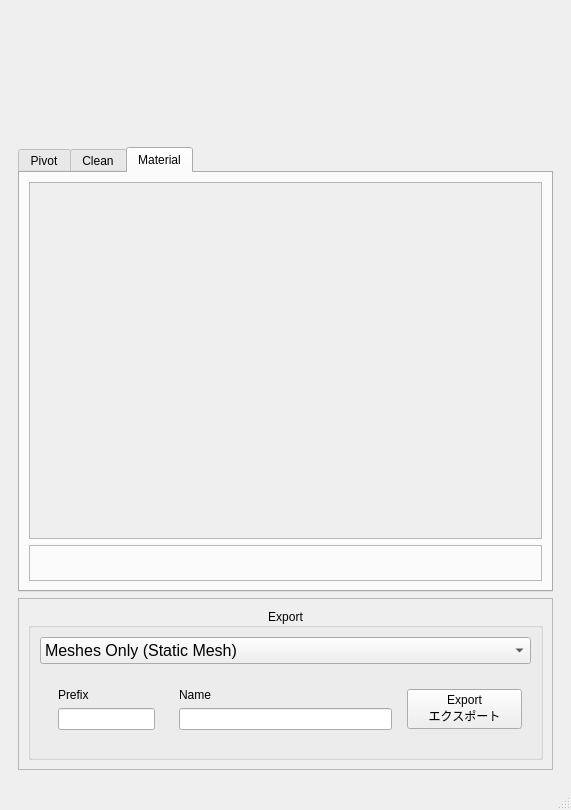
<?xml version="1.0" encoding="UTF-8"?>
<ui version="4.0">
 <class>MainWindow</class>
 <widget class="QMainWindow" name="MainWindow">
  <property name="geometry">
   <rect>
    <x>0</x>
    <y>0</y>
    <width>571</width>
    <height>810</height>
   </rect>
  </property>
  <property name="sizePolicy">
   <sizepolicy hsizetype="MinimumExpanding" vsizetype="MinimumExpanding">
    <horstretch>0</horstretch>
    <verstretch>0</verstretch>
   </sizepolicy>
  </property>
  <property name="windowTitle">
   <string>Maya2UE Exporter</string>
  </property>
  <widget class="QWidget" name="centralwidget">
   <layout class="QVBoxLayout" name="verticalLayout_2">
    <item>
     <widget class="QWidget" name="wdt_main" native="true">
      <property name="sizePolicy">
       <sizepolicy hsizetype="MinimumExpanding" vsizetype="MinimumExpanding">
        <horstretch>0</horstretch>
        <verstretch>0</verstretch>
       </sizepolicy>
      </property>
      <layout class="QVBoxLayout" name="verticalLayout">
       <item>
        <widget class="QWidget" name="widget_2" native="true">
         <property name="sizePolicy">
          <sizepolicy hsizetype="MinimumExpanding" vsizetype="MinimumExpanding">
           <horstretch>0</horstretch>
           <verstretch>0</verstretch>
          </sizepolicy>
         </property>
         <property name="maximumSize">
          <size>
           <width>16777215</width>
           <height>123</height>
          </size>
         </property>
         <layout class="QHBoxLayout" name="horizontalLayout_4">
          <item>
           <spacer name="horizontalSpacer_3">
            <property name="orientation">
             <enum>Qt::Horizontal</enum>
            </property>
            <property name="sizeHint" stdset="0">
             <size>
              <width>0</width>
              <height>20</height>
             </size>
            </property>
           </spacer>
          </item>
          <item>
           <widget class="QLabel" name="lbl_logo">
            <property name="sizePolicy">
             <sizepolicy hsizetype="MinimumExpanding" vsizetype="MinimumExpanding">
              <horstretch>0</horstretch>
              <verstretch>0</verstretch>
             </sizepolicy>
            </property>
            <property name="minimumSize">
             <size>
              <width>201</width>
              <height>105</height>
             </size>
            </property>
            <property name="maximumSize">
             <size>
              <width>201</width>
              <height>105</height>
             </size>
            </property>
            <property name="baseSize">
             <size>
              <width>804</width>
              <height>418</height>
             </size>
            </property>
            <property name="font">
             <font>
              <pointsize>14</pointsize>
             </font>
            </property>
            <property name="text">
             <string/>
            </property>
            <property name="pixmap">
             <pixmap resource="resources/resource.qrc">:/root/img/common/logo.png</pixmap>
            </property>
            <property name="scaledContents">
             <bool>true</bool>
            </property>
            <property name="alignment">
             <set>Qt::AlignJustify|Qt::AlignVCenter</set>
            </property>
           </widget>
          </item>
          <item>
           <spacer name="horizontalSpacer_4">
            <property name="orientation">
             <enum>Qt::Horizontal</enum>
            </property>
            <property name="sizeHint" stdset="0">
             <size>
              <width>0</width>
              <height>20</height>
             </size>
            </property>
           </spacer>
          </item>
         </layout>
        </widget>
       </item>
       <item>
        <widget class="QTabWidget" name="tab_content">
         <property name="font">
          <font>
           <family>MS UI Gothic</family>
           <weight>50</weight>
           <bold>false</bold>
          </font>
         </property>
         <property name="autoFillBackground">
          <bool>false</bool>
         </property>
         <property name="tabPosition">
          <enum>QTabWidget::North</enum>
         </property>
         <property name="tabShape">
          <enum>QTabWidget::Rounded</enum>
         </property>
         <property name="currentIndex">
          <number>2</number>
         </property>
         <widget class="QWidget" name="tab_pivot">
          <attribute name="icon">
           <iconset resource="resources/resource.qrc">
            <normaloff>:/root/img/pivot_relocator/icon_pivot_relocator.png</normaloff>:/root/img/pivot_relocator/icon_pivot_relocator.png</iconset>
          </attribute>
          <attribute name="title">
           <string>Pivot</string>
          </attribute>
          <layout class="QVBoxLayout" name="verticalLayout_7">
           <item>
            <widget class="QWidget" name="wdt_pivotLabel" native="true">
             <property name="maximumSize">
              <size>
               <width>16777215</width>
               <height>46</height>
              </size>
             </property>
             <property name="font">
              <font>
               <pointsize>16</pointsize>
               <weight>75</weight>
               <bold>true</bold>
              </font>
             </property>
             <layout class="QHBoxLayout" name="horizontalLayout_6">
              <item>
               <widget class="QLabel" name="lbl_pivotIcon">
                <property name="minimumSize">
                 <size>
                  <width>28</width>
                  <height>28</height>
                 </size>
                </property>
                <property name="maximumSize">
                 <size>
                  <width>28</width>
                  <height>28</height>
                 </size>
                </property>
                <property name="font">
                 <font>
                  <weight>75</weight>
                  <bold>true</bold>
                 </font>
                </property>
                <property name="text">
                 <string/>
                </property>
                <property name="pixmap">
                 <pixmap resource="resources/resource.qrc">:/root/img/pivot_relocator/icon_pivot_relocator.png</pixmap>
                </property>
                <property name="scaledContents">
                 <bool>true</bool>
                </property>
               </widget>
              </item>
              <item>
               <widget class="QLabel" name="lbl_pivotLabel">
                <property name="font">
                 <font>
                  <pointsize>16</pointsize>
                  <weight>75</weight>
                  <bold>true</bold>
                 </font>
                </property>
                <property name="text">
                 <string>Pivot Relocator</string>
                </property>
               </widget>
              </item>
             </layout>
            </widget>
           </item>
           <item>
            <spacer name="verticalSpacer">
             <property name="orientation">
              <enum>Qt::Vertical</enum>
             </property>
             <property name="sizeType">
              <enum>QSizePolicy::MinimumExpanding</enum>
             </property>
             <property name="sizeHint" stdset="0">
              <size>
               <width>20</width>
               <height>0</height>
              </size>
             </property>
            </spacer>
           </item>
           <item>
            <widget class="QGroupBox" name="wdt_pivotContent">
             <property name="flat">
              <bool>true</bool>
             </property>
             <layout class="QHBoxLayout" name="horizontalLayout_3">
              <item>
               <spacer name="horizontalSpacer">
                <property name="orientation">
                 <enum>Qt::Horizontal</enum>
                </property>
                <property name="sizeHint" stdset="0">
                 <size>
                  <width>0</width>
                  <height>20</height>
                 </size>
                </property>
               </spacer>
              </item>
              <item>
               <widget class="QWidget" name="wdt_pivot" native="true">
                <property name="sizePolicy">
                 <sizepolicy hsizetype="Fixed" vsizetype="Fixed">
                  <horstretch>1</horstretch>
                  <verstretch>1</verstretch>
                 </sizepolicy>
                </property>
                <property name="minimumSize">
                 <size>
                  <width>200</width>
                  <height>200</height>
                 </size>
                </property>
                <widget class="QLabel" name="lbl_pivotBase">
                 <property name="geometry">
                  <rect>
                   <x>13</x>
                   <y>13</y>
                   <width>171</width>
                   <height>171</height>
                  </rect>
                 </property>
                 <property name="text">
                  <string/>
                 </property>
                 <property name="pixmap">
                  <pixmap resource="resources/resource.qrc">:/root/img/pivot_relocator/pivot_base.png</pixmap>
                 </property>
                 <property name="scaledContents">
                  <bool>true</bool>
                 </property>
                </widget>
                <widget class="QPushButton" name="btn_pivotZmin">
                 <property name="geometry">
                  <rect>
                   <x>150</x>
                   <y>40</y>
                   <width>36</width>
                   <height>36</height>
                  </rect>
                 </property>
                 <property name="autoFillBackground">
                  <bool>false</bool>
                 </property>
                 <property name="text">
                  <string/>
                 </property>
                 <property name="icon">
                  <iconset resource="resources/resource.qrc">
                   <normaloff>:/root/img/pivot_relocator/pivot_minZ.png</normaloff>:/root/img/pivot_relocator/pivot_minZ.png</iconset>
                 </property>
                 <property name="iconSize">
                  <size>
                   <width>24</width>
                   <height>24</height>
                  </size>
                 </property>
                 <property name="autoDefault">
                  <bool>false</bool>
                 </property>
                 <property name="default">
                  <bool>false</bool>
                 </property>
                 <property name="flat">
                  <bool>true</bool>
                 </property>
                </widget>
                <widget class="QPushButton" name="btn_pivotZmax">
                 <property name="geometry">
                  <rect>
                   <x>10</x>
                   <y>120</y>
                   <width>36</width>
                   <height>36</height>
                  </rect>
                 </property>
                 <property name="autoFillBackground">
                  <bool>false</bool>
                 </property>
                 <property name="text">
                  <string/>
                 </property>
                 <property name="icon">
                  <iconset resource="resources/resource.qrc">
                   <normaloff>:/root/img/pivot_relocator/pivot_maxZ.png</normaloff>:/root/img/pivot_relocator/pivot_maxZ.png</iconset>
                 </property>
                 <property name="iconSize">
                  <size>
                   <width>24</width>
                   <height>24</height>
                  </size>
                 </property>
                 <property name="autoDefault">
                  <bool>false</bool>
                 </property>
                 <property name="default">
                  <bool>false</bool>
                 </property>
                 <property name="flat">
                  <bool>true</bool>
                 </property>
                </widget>
                <widget class="QPushButton" name="btn_pivotYmax">
                 <property name="geometry">
                  <rect>
                   <x>80</x>
                   <y>0</y>
                   <width>36</width>
                   <height>36</height>
                  </rect>
                 </property>
                 <property name="autoFillBackground">
                  <bool>false</bool>
                 </property>
                 <property name="text">
                  <string/>
                 </property>
                 <property name="icon">
                  <iconset resource="resources/resource.qrc">
                   <normaloff>:/root/img/pivot_relocator/pivot_maxY.png</normaloff>:/root/img/pivot_relocator/pivot_maxY.png</iconset>
                 </property>
                 <property name="iconSize">
                  <size>
                   <width>24</width>
                   <height>24</height>
                  </size>
                 </property>
                 <property name="autoDefault">
                  <bool>false</bool>
                 </property>
                 <property name="default">
                  <bool>false</bool>
                 </property>
                 <property name="flat">
                  <bool>true</bool>
                 </property>
                </widget>
                <widget class="QPushButton" name="btn_pivotXmin">
                 <property name="geometry">
                  <rect>
                   <x>0</x>
                   <y>80</y>
                   <width>36</width>
                   <height>36</height>
                  </rect>
                 </property>
                 <property name="autoFillBackground">
                  <bool>false</bool>
                 </property>
                 <property name="text">
                  <string/>
                 </property>
                 <property name="icon">
                  <iconset resource="resources/resource.qrc">
                   <normaloff>:/root/img/pivot_relocator/pivot_minX.png</normaloff>:/root/img/pivot_relocator/pivot_minX.png</iconset>
                 </property>
                 <property name="iconSize">
                  <size>
                   <width>24</width>
                   <height>24</height>
                  </size>
                 </property>
                 <property name="autoDefault">
                  <bool>false</bool>
                 </property>
                 <property name="default">
                  <bool>false</bool>
                 </property>
                 <property name="flat">
                  <bool>true</bool>
                 </property>
                </widget>
                <widget class="QPushButton" name="btn_pivotYmin">
                 <property name="geometry">
                  <rect>
                   <x>80</x>
                   <y>160</y>
                   <width>36</width>
                   <height>36</height>
                  </rect>
                 </property>
                 <property name="autoFillBackground">
                  <bool>false</bool>
                 </property>
                 <property name="text">
                  <string/>
                 </property>
                 <property name="icon">
                  <iconset resource="resources/resource.qrc">
                   <normaloff>:/root/img/pivot_relocator/pivot_minY.png</normaloff>:/root/img/pivot_relocator/pivot_minY.png</iconset>
                 </property>
                 <property name="iconSize">
                  <size>
                   <width>24</width>
                   <height>24</height>
                  </size>
                 </property>
                 <property name="autoDefault">
                  <bool>false</bool>
                 </property>
                 <property name="default">
                  <bool>false</bool>
                 </property>
                 <property name="flat">
                  <bool>true</bool>
                 </property>
                </widget>
                <widget class="QPushButton" name="btn_pivotXmax">
                 <property name="geometry">
                  <rect>
                   <x>160</x>
                   <y>80</y>
                   <width>36</width>
                   <height>36</height>
                  </rect>
                 </property>
                 <property name="autoFillBackground">
                  <bool>false</bool>
                 </property>
                 <property name="text">
                  <string/>
                 </property>
                 <property name="icon">
                  <iconset resource="resources/resource.qrc">
                   <normaloff>:/root/img/pivot_relocator/pivot_maxX.png</normaloff>:/root/img/pivot_relocator/pivot_maxX.png</iconset>
                 </property>
                 <property name="iconSize">
                  <size>
                   <width>24</width>
                   <height>24</height>
                  </size>
                 </property>
                 <property name="autoDefault">
                  <bool>false</bool>
                 </property>
                 <property name="default">
                  <bool>false</bool>
                 </property>
                 <property name="flat">
                  <bool>true</bool>
                 </property>
                </widget>
                <widget class="QPushButton" name="btn_pivotCenter">
                 <property name="geometry">
                  <rect>
                   <x>70</x>
                   <y>70</y>
                   <width>54</width>
                   <height>54</height>
                  </rect>
                 </property>
                 <property name="autoFillBackground">
                  <bool>false</bool>
                 </property>
                 <property name="text">
                  <string/>
                 </property>
                 <property name="icon">
                  <iconset resource="resources/resource.qrc">
                   <normaloff>:/root/img/pivot_relocator/pivot_zero.png</normaloff>:/root/img/pivot_relocator/pivot_zero.png</iconset>
                 </property>
                 <property name="iconSize">
                  <size>
                   <width>40</width>
                   <height>40</height>
                  </size>
                 </property>
                 <property name="autoDefault">
                  <bool>false</bool>
                 </property>
                 <property name="default">
                  <bool>false</bool>
                 </property>
                 <property name="flat">
                  <bool>true</bool>
                 </property>
                </widget>
               </widget>
              </item>
              <item>
               <spacer name="horizontalSpacer_2">
                <property name="orientation">
                 <enum>Qt::Horizontal</enum>
                </property>
                <property name="sizeHint" stdset="0">
                 <size>
                  <width>0</width>
                  <height>20</height>
                 </size>
                </property>
               </spacer>
              </item>
             </layout>
            </widget>
           </item>
           <item>
            <widget class="QPushButton" name="btn_bakePivot">
             <property name="font">
              <font>
               <pointsize>12</pointsize>
              </font>
             </property>
             <property name="text">
              <string>Bake Current Pivot</string>
             </property>
             <property name="checkable">
              <bool>false</bool>
             </property>
             <property name="flat">
              <bool>false</bool>
             </property>
            </widget>
           </item>
           <item>
            <spacer name="verticalSpacer_3">
             <property name="orientation">
              <enum>Qt::Vertical</enum>
             </property>
             <property name="sizeType">
              <enum>QSizePolicy::MinimumExpanding</enum>
             </property>
             <property name="sizeHint" stdset="0">
              <size>
               <width>20</width>
               <height>0</height>
              </size>
             </property>
            </spacer>
           </item>
          </layout>
         </widget>
         <widget class="QWidget" name="tab_clean">
          <attribute name="icon">
           <iconset resource="resources/resource.qrc">
            <normaloff>:/root/img/cleaner_kit/icon_cleaner_kit.png</normaloff>:/root/img/cleaner_kit/icon_cleaner_kit.png</iconset>
          </attribute>
          <attribute name="title">
           <string>Clean</string>
          </attribute>
          <layout class="QVBoxLayout" name="verticalLayout_3">
           <item>
            <widget class="QWidget" name="wdt_cleanerLabel" native="true">
             <property name="maximumSize">
              <size>
               <width>16777215</width>
               <height>46</height>
              </size>
             </property>
             <property name="font">
              <font>
               <pointsize>16</pointsize>
              </font>
             </property>
             <layout class="QHBoxLayout" name="horizontalLayout_7">
              <item>
               <widget class="QLabel" name="lbl_cleanerIcon">
                <property name="minimumSize">
                 <size>
                  <width>28</width>
                  <height>28</height>
                 </size>
                </property>
                <property name="maximumSize">
                 <size>
                  <width>28</width>
                  <height>28</height>
                 </size>
                </property>
                <property name="text">
                 <string/>
                </property>
                <property name="pixmap">
                 <pixmap resource="resources/resource.qrc">:/root/img/cleaner_kit/icon_cleaner_kit.png</pixmap>
                </property>
                <property name="scaledContents">
                 <bool>true</bool>
                </property>
               </widget>
              </item>
              <item>
               <widget class="QLabel" name="lbl_cleanerLabel">
                <property name="font">
                 <font>
                  <pointsize>16</pointsize>
                  <weight>75</weight>
                  <bold>true</bold>
                 </font>
                </property>
                <property name="text">
                 <string>Cleaner Kit</string>
                </property>
               </widget>
              </item>
             </layout>
            </widget>
           </item>
           <item>
            <widget class="QGroupBox" name="wdt_cleanerContent">
             <property name="flat">
              <bool>true</bool>
             </property>
             <layout class="QHBoxLayout" name="horizontalLayout_5">
              <item>
               <widget class="QScrollArea" name="scrollArea">
                <property name="frameShadow">
                 <enum>QFrame::Raised</enum>
                </property>
                <property name="widgetResizable">
                 <bool>true</bool>
                </property>
                <widget class="QWidget" name="scrollAreaWidgetContents_2">
                 <property name="geometry">
                  <rect>
                   <x>0</x>
                   <y>0</y>
                   <width>491</width>
                   <height>326</height>
                  </rect>
                 </property>
                </widget>
               </widget>
              </item>
             </layout>
            </widget>
           </item>
          </layout>
         </widget>
         <widget class="QWidget" name="tab_material">
          <attribute name="title">
           <string>Material</string>
          </attribute>
          <layout class="QVBoxLayout" name="verticalLayout_9">
           <item>
            <widget class="QScrollArea" name="scrollArea_2">
             <property name="sizePolicy">
              <sizepolicy hsizetype="Expanding" vsizetype="Expanding">
               <horstretch>0</horstretch>
               <verstretch>10</verstretch>
              </sizepolicy>
             </property>
             <property name="widgetResizable">
              <bool>true</bool>
             </property>
             <widget class="QWidget" name="scrollAreaWidgetContents_3">
              <property name="geometry">
               <rect>
                <x>0</x>
                <y>0</y>
                <width>509</width>
                <height>354</height>
               </rect>
              </property>
             </widget>
            </widget>
           </item>
           <item>
            <widget class="QFrame" name="frame">
             <property name="sizePolicy">
              <sizepolicy hsizetype="Preferred" vsizetype="Preferred">
               <horstretch>0</horstretch>
               <verstretch>1</verstretch>
              </sizepolicy>
             </property>
             <property name="frameShape">
              <enum>QFrame::StyledPanel</enum>
             </property>
             <property name="frameShadow">
              <enum>QFrame::Raised</enum>
             </property>
            </widget>
           </item>
          </layout>
         </widget>
        </widget>
       </item>
       <item>
        <widget class="QFrame" name="frm_export">
         <property name="font">
          <font>
           <family>源暎エムゴv2 Bold</family>
          </font>
         </property>
         <property name="frameShape">
          <enum>QFrame::StyledPanel</enum>
         </property>
         <property name="frameShadow">
          <enum>QFrame::Raised</enum>
         </property>
         <layout class="QVBoxLayout" name="verticalLayout_6">
          <item>
           <widget class="QGroupBox" name="wdt_export">
            <property name="font">
             <font>
              <family>MS UI Gothic</family>
              <weight>50</weight>
              <bold>false</bold>
             </font>
            </property>
            <property name="title">
             <string> Export </string>
            </property>
            <property name="alignment">
             <set>Qt::AlignCenter</set>
            </property>
            <property name="flat">
             <bool>true</bool>
            </property>
            <property name="checkable">
             <bool>false</bool>
            </property>
            <layout class="QVBoxLayout" name="verticalLayout_8">
             <item>
              <widget class="QComboBox" name="cbx_exporttype">
               <property name="font">
                <font>
                 <pointsize>12</pointsize>
                </font>
               </property>
               <item>
                <property name="text">
                 <string>Meshes Only (Static Mesh)</string>
                </property>
               </item>
               <item>
                <property name="text">
                 <string>Bones Only (Skeleton)</string>
                </property>
               </item>
               <item>
                <property name="text">
                 <string>Meshes + Bones (Skeletal Mesh)</string>
                </property>
               </item>
              </widget>
             </item>
             <item>
              <widget class="QWidget" name="wdt_rename" native="true">
               <layout class="QHBoxLayout" name="horizontalLayout">
                <item>
                 <widget class="QWidget" name="wdt_pref_input" native="true">
                  <property name="sizePolicy">
                   <sizepolicy hsizetype="Preferred" vsizetype="Preferred">
                    <horstretch>1</horstretch>
                    <verstretch>0</verstretch>
                   </sizepolicy>
                  </property>
                  <layout class="QVBoxLayout" name="verticalLayout_4">
                   <item>
                    <widget class="QLabel" name="lbl_pref_input">
                     <property name="text">
                      <string>Prefix</string>
                     </property>
                    </widget>
                   </item>
                   <item>
                    <widget class="QLineEdit" name="led_pref_input"/>
                   </item>
                  </layout>
                 </widget>
                </item>
                <item>
                 <widget class="QWidget" name="wdt_body_input" native="true">
                  <property name="sizePolicy">
                   <sizepolicy hsizetype="Preferred" vsizetype="Preferred">
                    <horstretch>2</horstretch>
                    <verstretch>0</verstretch>
                   </sizepolicy>
                  </property>
                  <layout class="QVBoxLayout" name="verticalLayout_5">
                   <item>
                    <widget class="QLabel" name="lbl_body_input">
                     <property name="text">
                      <string>Name</string>
                     </property>
                    </widget>
                   </item>
                   <item>
                    <widget class="QLineEdit" name="led_body_input"/>
                   </item>
                  </layout>
                 </widget>
                </item>
                <item>
                 <widget class="QPushButton" name="pushButton">
                  <property name="sizePolicy">
                   <sizepolicy hsizetype="Minimum" vsizetype="Fixed">
                    <horstretch>1</horstretch>
                    <verstretch>0</verstretch>
                   </sizepolicy>
                  </property>
                  <property name="text">
                   <string>Export
エクスポート</string>
                  </property>
                 </widget>
                </item>
               </layout>
              </widget>
             </item>
            </layout>
           </widget>
          </item>
          <item>
           <spacer name="verticalSpacer_2">
            <property name="orientation">
             <enum>Qt::Vertical</enum>
            </property>
            <property name="sizeType">
             <enum>QSizePolicy::Minimum</enum>
            </property>
            <property name="sizeHint" stdset="0">
             <size>
              <width>20</width>
              <height>0</height>
             </size>
            </property>
           </spacer>
          </item>
         </layout>
        </widget>
       </item>
      </layout>
     </widget>
    </item>
   </layout>
  </widget>
  <widget class="QStatusBar" name="statusbar"/>
 </widget>
 <resources>
  <include location="resources/resource.qrc"/>
 </resources>
 <connections/>
</ui>
